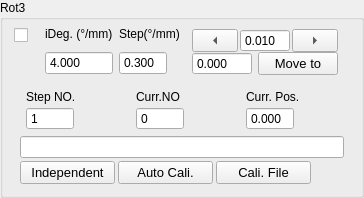
                 <widget class="QGroupBox" name="rotary3Group">
                  <property name="sizePolicy">
                   <sizepolicy hsizetype="Expanding" vsizetype="Maximum">
                    <horstretch>0</horstretch>
                    <verstretch>0</verstretch>
                   </sizepolicy>
                  </property>
                  <property name="title">
                   <string>Rot3</string>
                  </property>
                  <layout class="QVBoxLayout" name="verticalLayout_97">
                   <property name="topMargin">
                    <number>0</number>
                   </property>
                   <item>
                    <layout class="QVBoxLayout" name="verticalLayout_96">
                     <item>
                      <layout class="QHBoxLayout" name="horizontalLayout_47" stretch="1,2,0,0">
                       <property name="spacing">
                        <number>6</number>
                       </property>
                       <property name="rightMargin">
                        <number>6</number>
                       </property>
                       <item>
                        <layout class="QVBoxLayout" name="verticalLayout_87">
                         <property name="spacing">
                          <number>0</number>
                         </property>
                         <property name="topMargin">
                          <number>0</number>
                         </property>
                         <item>
                          <widget class="QCheckBox" name="activeRot3">
                           <property name="sizePolicy">
                            <sizepolicy hsizetype="Expanding" vsizetype="Fixed">
                             <horstretch>0</horstretch>
                             <verstretch>0</verstretch>
                            </sizepolicy>
                           </property>
                           <property name="toolTip">
                            <string>Active Instrument?</string>
                           </property>
                           <property name="text">
                            <string/>
                           </property>
                           <property name="checked">
                            <bool>false</bool>
                           </property>
                           <property name="mytype" stdset="0">
                            <string>checkbox</string>
                           </property>
                          </widget>
                         </item>
                         <item>
                          <widget class="LedIndicator" name="rotary3Led" native="true">
                           <property name="sizePolicy">
                            <sizepolicy hsizetype="Fixed" vsizetype="Fixed">
                             <horstretch>0</horstretch>
                             <verstretch>0</verstretch>
                            </sizepolicy>
                           </property>
                           <property name="minimumSize">
                            <size>
                             <width>25</width>
                             <height>25</height>
                            </size>
                           </property>
                           <property name="maximumSize">
                            <size>
                             <width>25</width>
                             <height>25</height>
                            </size>
                           </property>
                           <property name="baseSize">
                            <size>
                             <width>0</width>
                             <height>0</height>
                            </size>
                           </property>
                           <property name="mytype" stdset="0">
                            <string>led</string>
                           </property>
                          </widget>
                         </item>
                        </layout>
                       </item>
                       <item>
                        <layout class="QVBoxLayout" name="verticalLayout_73">
                         <property name="spacing">
                          <number>3</number>
                         </property>
                         <property name="leftMargin">
                          <number>0</number>
                         </property>
                         <property name="topMargin">
                          <number>0</number>
                         </property>
                         <property name="rightMargin">
                          <number>0</number>
                         </property>
                         <item>
                          <widget class="QLabel" name="label_52">
                           <property name="sizePolicy">
                            <sizepolicy hsizetype="Expanding" vsizetype="Fixed">
                             <horstretch>0</horstretch>
                             <verstretch>0</verstretch>
                            </sizepolicy>
                           </property>
                           <property name="maximumSize">
                            <size>
                             <width>16777215</width>
                             <height>16777215</height>
                            </size>
                           </property>
                           <property name="text">
                            <string>iDeg. (°/mm)</string>
                           </property>
                           <property name="mytype" stdset="0">
                            <string>label</string>
                           </property>
                          </widget>
                         </item>
                         <item>
                          <widget class="QDoubleSpinBox" name="iRot3">
                           <property name="sizePolicy">
                            <sizepolicy hsizetype="Expanding" vsizetype="Fixed">
                             <horstretch>0</horstretch>
                             <verstretch>0</verstretch>
                            </sizepolicy>
                           </property>
                           <property name="maximumSize">
                            <size>
                             <width>16777215</width>
                             <height>24</height>
                            </size>
                           </property>
                           <property name="buttonSymbols">
                            <enum>QAbstractSpinBox::ButtonSymbols::NoButtons</enum>
                           </property>
                           <property name="decimals">
                            <number>3</number>
                           </property>
                           <property name="minimum">
                            <double>0.000000000000000</double>
                           </property>
                           <property name="maximum">
                            <double>360.000000000000000</double>
                           </property>
                           <property name="value">
                            <double>4.000000000000000</double>
                           </property>
                          </widget>
                         </item>
                        </layout>
                       </item>
                       <item>
                        <layout class="QVBoxLayout" name="verticalLayout_76">
                         <property name="spacing">
                          <number>3</number>
                         </property>
                         <item>
                          <widget class="QLabel" name="label_53">
                           <property name="sizePolicy">
                            <sizepolicy hsizetype="Expanding" vsizetype="Fixed">
                             <horstretch>0</horstretch>
                             <verstretch>0</verstretch>
                            </sizepolicy>
                           </property>
                           <property name="text">
                            <string>Step(°/mm)</string>
                           </property>
                           <property name="mytype" stdset="0">
                            <string>label</string>
                           </property>
                          </widget>
                         </item>
                         <item>
                          <widget class="QDoubleSpinBox" name="rotary3Step">
                           <property name="sizePolicy">
                            <sizepolicy hsizetype="Expanding" vsizetype="Fixed">
                             <horstretch>0</horstretch>
                             <verstretch>0</verstretch>
                            </sizepolicy>
                           </property>
                           <property name="maximumSize">
                            <size>
                             <width>48</width>
                             <height>24</height>
                            </size>
                           </property>
                           <property name="buttonSymbols">
                            <enum>QAbstractSpinBox::ButtonSymbols::NoButtons</enum>
                           </property>
                           <property name="decimals">
                            <number>3</number>
                           </property>
                           <property name="value">
                            <double>0.300000000000000</double>
                           </property>
                          </widget>
                         </item>
                        </layout>
                       </item>
                       <item>
                        <widget class="QFrame" name="rotary3Manual">
                         <property name="mytype" stdset="0">
                          <string>inst_manu</string>
                         </property>
                         <layout class="QVBoxLayout" name="verticalLayout_75">
                          <property name="spacing">
                           <number>0</number>
                          </property>
                          <property name="leftMargin">
                           <number>6</number>
                          </property>
                          <property name="rightMargin">
                           <number>6</number>
                          </property>
                          <item>
                           <layout class="QHBoxLayout" name="horizontalLayout_25">
                            <property name="spacing">
                             <number>2</number>
                            </property>
                            <item>
                             <widget class="QToolButton" name="rot3JogL">
                              <property name="sizePolicy">
                               <sizepolicy hsizetype="Expanding" vsizetype="Fixed">
                                <horstretch>0</horstretch>
                                <verstretch>0</verstretch>
                               </sizepolicy>
                              </property>
                              <property name="minimumSize">
                               <size>
                                <width>32</width>
                                <height>0</height>
                               </size>
                              </property>
                              <property name="text">
                               <string>...</string>
                              </property>
                              <property name="arrowType">
                               <enum>Qt::ArrowType::LeftArrow</enum>
                              </property>
                              <property name="mytype" stdset="0">
                               <string>arrowbutton</string>
                              </property>
                             </widget>
                            </item>
                            <item>
                             <widget class="QDoubleSpinBox" name="rotary3JogStep">
                              <property name="sizePolicy">
                               <sizepolicy hsizetype="Preferred" vsizetype="Preferred">
                                <horstretch>0</horstretch>
                                <verstretch>0</verstretch>
                               </sizepolicy>
                              </property>
                              <property name="maximumSize">
                               <size>
                                <width>50</width>
                                <height>24</height>
                               </size>
                              </property>
                              <property name="buttonSymbols">
                               <enum>QAbstractSpinBox::ButtonSymbols::NoButtons</enum>
                              </property>
                              <property name="decimals">
                               <number>3</number>
                              </property>
                              <property name="minimum">
                               <double>-50.000000000000000</double>
                              </property>
                              <property name="maximum">
                               <double>210.000000000000000</double>
                              </property>
                              <property name="value">
                               <double>0.010000000000000</double>
                              </property>
                             </widget>
                            </item>
                            <item>
                             <widget class="QToolButton" name="rot3JogR">
                              <property name="sizePolicy">
                               <sizepolicy hsizetype="Expanding" vsizetype="Fixed">
                                <horstretch>0</horstretch>
                                <verstretch>0</verstretch>
                               </sizepolicy>
                              </property>
                              <property name="minimumSize">
                               <size>
                                <width>32</width>
                                <height>0</height>
                               </size>
                              </property>
                              <property name="text">
                               <string>...</string>
                              </property>
                              <property name="arrowType">
                               <enum>Qt::ArrowType::RightArrow</enum>
                              </property>
                              <property name="mytype" stdset="0">
                               <string>arrowbutton</string>
                              </property>
                             </widget>
                            </item>
                           </layout>
                          </item>
                          <item>
                           <layout class="QHBoxLayout" name="horizontalLayout_34">
                            <property name="spacing">
                             <number>6</number>
                            </property>
                            <item>
                             <widget class="QDoubleSpinBox" name="rot3SetPos">
                              <property name="sizePolicy">
                               <sizepolicy hsizetype="Expanding" vsizetype="Fixed">
                                <horstretch>0</horstretch>
                                <verstretch>0</verstretch>
                               </sizepolicy>
                              </property>
                              <property name="maximumSize">
                               <size>
                                <width>60</width>
                                <height>24</height>
                               </size>
                              </property>
                              <property name="buttonSymbols">
                               <enum>QAbstractSpinBox::ButtonSymbols::NoButtons</enum>
                              </property>
                              <property name="decimals">
                               <number>3</number>
                              </property>
                              <property name="maximum">
                               <double>1000.000000000000000</double>
                              </property>
                             </widget>
                            </item>
                            <item>
                             <widget class="QPushButton" name="rot3MoveTo">
                              <property name="sizePolicy">
                               <sizepolicy hsizetype="Expanding" vsizetype="Fixed">
                                <horstretch>0</horstretch>
                                <verstretch>0</verstretch>
                               </sizepolicy>
                              </property>
                              <property name="maximumSize">
                               <size>
                                <width>80</width>
                                <height>30</height>
                               </size>
                              </property>
                              <property name="font">
                               <font>
                                <pointsize>10</pointsize>
                               </font>
                              </property>
                              <property name="text">
                               <string>Move to</string>
                              </property>
                              <property name="mytype" stdset="0">
                               <string>clickable_button</string>
                              </property>
                             </widget>
                            </item>
                           </layout>
                          </item>
                         </layout>
                        </widget>
                       </item>
                      </layout>
                     </item>
                     <item>
                      <layout class="QHBoxLayout" name="horizontalLayout_35">
                       <property name="leftMargin">
                        <number>12</number>
                       </property>
                       <item>
                        <layout class="QVBoxLayout" name="verticalLayout_77">
                         <property name="spacing">
                          <number>3</number>
                         </property>
                         <item>
                          <widget class="QLabel" name="label_54">
                           <property name="sizePolicy">
                            <sizepolicy hsizetype="Expanding" vsizetype="Fixed">
                             <horstretch>0</horstretch>
                             <verstretch>0</verstretch>
                            </sizepolicy>
                           </property>
                           <property name="text">
                            <string>Step NO.</string>
                           </property>
                           <property name="mytype" stdset="0">
                            <string>label</string>
                           </property>
                          </widget>
                         </item>
                         <item>
                          <widget class="QSpinBox" name="rotary3StepNO">
                           <property name="sizePolicy">
                            <sizepolicy hsizetype="Expanding" vsizetype="Fixed">
                             <horstretch>0</horstretch>
                             <verstretch>0</verstretch>
                            </sizepolicy>
                           </property>
                           <property name="maximumSize">
                            <size>
                             <width>48</width>
                             <height>24</height>
                            </size>
                           </property>
                           <property name="buttonSymbols">
                            <enum>QAbstractSpinBox::ButtonSymbols::NoButtons</enum>
                           </property>
                           <property name="maximum">
                            <number>10000</number>
                           </property>
                           <property name="value">
                            <number>1</number>
                           </property>
                          </widget>
                         </item>
                        </layout>
                       </item>
                       <item>
                        <layout class="QVBoxLayout" name="verticalLayout_78">
                         <property name="spacing">
                          <number>3</number>
                         </property>
                         <item>
                          <widget class="QLabel" name="label_55">
                           <property name="sizePolicy">
                            <sizepolicy hsizetype="Expanding" vsizetype="Fixed">
                             <horstretch>0</horstretch>
                             <verstretch>0</verstretch>
                            </sizepolicy>
                           </property>
                           <property name="text">
                            <string>Curr.NO</string>
                           </property>
                           <property name="mytype" stdset="0">
                            <string>label</string>
                           </property>
                          </widget>
                         </item>
                         <item>
                          <widget class="QSpinBox" name="rotary3CurrStepNO">
                           <property name="sizePolicy">
                            <sizepolicy hsizetype="Expanding" vsizetype="Fixed">
                             <horstretch>0</horstretch>
                             <verstretch>0</verstretch>
                            </sizepolicy>
                           </property>
                           <property name="maximumSize">
                            <size>
                             <width>48</width>
                             <height>24</height>
                            </size>
                           </property>
                           <property name="buttonSymbols">
                            <enum>QAbstractSpinBox::ButtonSymbols::NoButtons</enum>
                           </property>
                           <property name="maximum">
                            <number>10000</number>
                           </property>
                           <property name="mytype" stdset="0">
                            <string>intNO</string>
                           </property>
                          </widget>
                         </item>
                        </layout>
                       </item>
                       <item>
                        <layout class="QVBoxLayout" name="verticalLayout_88">
                         <property name="spacing">
                          <number>3</number>
                         </property>
                         <item>
                          <widget class="QLabel" name="label_56">
                           <property name="sizePolicy">
                            <sizepolicy hsizetype="Expanding" vsizetype="Fixed">
                             <horstretch>0</horstretch>
                             <verstretch>0</verstretch>
                            </sizepolicy>
                           </property>
                           <property name="text">
                            <string>Curr. Pos.</string>
                           </property>
                           <property name="mytype" stdset="0">
                            <string>label</string>
                           </property>
                          </widget>
                         </item>
                         <item>
                          <widget class="QDoubleSpinBox" name="rot3CurrPos">
                           <property name="sizePolicy">
                            <sizepolicy hsizetype="Expanding" vsizetype="Fixed">
                             <horstretch>0</horstretch>
                             <verstretch>0</verstretch>
                            </sizepolicy>
                           </property>
                           <property name="maximumSize">
                            <size>
                             <width>48</width>
                             <height>24</height>
                            </size>
                           </property>
                           <property name="buttonSymbols">
                            <enum>QAbstractSpinBox::ButtonSymbols::NoButtons</enum>
                           </property>
                           <property name="decimals">
                            <number>3</number>
                           </property>
                           <property name="minimum">
                            <double>-10.000000000000000</double>
                           </property>
                           <property name="maximum">
                            <double>1000.000000000000000</double>
                           </property>
                          </widget>
                         </item>
                        </layout>
                       </item>
                      </layout>
                     </item>
                     <item>
                      <layout class="QVBoxLayout" name="verticalLayout_85">
                       <property name="spacing">
                        <number>3</number>
                       </property>
                       <property name="leftMargin">
                        <number>6</number>
                       </property>
                       <property name="rightMargin">
                        <number>6</number>
                       </property>
                       <item>
                        <widget class="QLineEdit" name="cali_file_path">
                         <property name="sizePolicy">
                          <sizepolicy hsizetype="Expanding" vsizetype="Fixed">
                           <horstretch>0</horstretch>
                           <verstretch>0</verstretch>
                          </sizepolicy>
                         </property>
                         <property name="maximumSize">
                          <size>
                           <width>16777215</width>
                           <height>16777215</height>
                          </size>
                         </property>
                        </widget>
                       </item>
                       <item>
                        <layout class="QHBoxLayout" name="horizontalLayout_38">
                         <item>
                          <widget class="QPushButton" name="Rot_stages_couple">
                           <property name="sizePolicy">
                            <sizepolicy hsizetype="Expanding" vsizetype="Fixed">
                             <horstretch>0</horstretch>
                             <verstretch>0</verstretch>
                            </sizepolicy>
                           </property>
                           <property name="maximumSize">
                            <size>
                             <width>16777215</width>
                             <height>32</height>
                            </size>
                           </property>
                           <property name="font">
                            <font>
                             <pointsize>10</pointsize>
                            </font>
                           </property>
                           <property name="toolTip">
                            <string>&lt;html&gt;&lt;head/&gt;&lt;body&gt;&lt;p&gt;&lt;span style=&quot; font-weight:700;&quot;&gt;Rotation stage coupling:&lt;/span&gt;&lt;/p&gt;&lt;p&gt;&lt;span style=&quot; font-weight:700;&quot;&gt;'Independent'&lt;/span&gt;: each rotation stage follows its own angle sequence; a stage whose step number is 1 stays at its initial angle and never moves;&lt;/p&gt;&lt;p&gt;&lt;span style=&quot; font-weight:700;&quot;&gt;'Coupled'&lt;/span&gt;: Rotary1, Rotary2 and Rotary3 step together, one angle each per polarization point, so all three must be given the same number of steps;&lt;/p&gt;&lt;p&gt;Importing a calibration file forces coupled for that scan, whatever this button shows.&lt;/p&gt;&lt;/body&gt;&lt;/html&gt;</string>
                           </property>
                           <property name="text">
                            <string>Independent</string>
                           </property>
                           <property name="checkable">
                            <bool>true</bool>
                           </property>
                           <property name="checked">
                            <bool>false</bool>
                           </property>
                           <property name="mytype" stdset="0">
                            <string>checkable_button</string>
                           </property>
                          </widget>
                         </item>
                         <item>
                          <widget class="QPushButton" name="pol_cali_mode">
                           <property name="sizePolicy">
                            <sizepolicy hsizetype="Expanding" vsizetype="Fixed">
                             <horstretch>0</horstretch>
                             <verstretch>0</verstretch>
                            </sizepolicy>
                           </property>
                           <property name="maximumSize">
                            <size>
                             <width>16777215</width>
                             <height>30</height>
                            </size>
                           </property>
                           <property name="font">
                            <font>
                             <pointsize>10</pointsize>
                            </font>
                           </property>
                           <property name="toolTip">
                            <string>&lt;html&gt;&lt;head/&gt;&lt;body&gt;&lt;p&gt;Choose calibration method for polarization dependent measurement:&lt;/p&gt;&lt;p&gt;&lt;span style=&quot; font-weight:700;&quot;&gt;'Auto Cali.'&lt;/span&gt;:  automatically calibrate polarization dependence by setting synchronization correction angle_steps;&lt;/p&gt;&lt;p&gt;&lt;span style=&quot; font-weight:700;&quot;&gt; 'Manu. Cali.'&lt;/span&gt;:  import calibration data obtained from manually calibration  &lt;/p&gt;&lt;/body&gt;&lt;/html&gt;</string>
                           </property>
                           <property name="text">
                            <string>Auto Cali.</string>
                           </property>
                           <property name="checkable">
                            <bool>true</bool>
                           </property>
                           <property name="checked">
                            <bool>false</bool>
                           </property>
                           <property name="mytype" stdset="0">
                            <string>checkable_button</string>
                           </property>
                          </widget>
                         </item>
                         <item>
                          <widget class="QPushButton" name="load_cali_file">
                           <property name="sizePolicy">
                            <sizepolicy hsizetype="Expanding" vsizetype="Fixed">
                             <horstretch>0</horstretch>
                             <verstretch>0</verstretch>
                            </sizepolicy>
                           </property>
                           <property name="maximumSize">
                            <size>
                             <width>16777215</width>
                             <height>30</height>
                            </size>
                           </property>
                           <property name="font">
                            <font>
                             <pointsize>10</pointsize>
                            </font>
                           </property>
                           <property name="toolTip">
                            <string>&lt;html&gt;&lt;head/&gt;&lt;body&gt;&lt;p&gt;Import calibration data for polarization scan&lt;/p&gt;&lt;/body&gt;&lt;/html&gt;</string>
                           </property>
                           <property name="text">
                            <string>Cali. File</string>
                           </property>
                           <property name="mytype" stdset="0">
                            <string>clickable_button</string>
                           </property>
                          </widget>
                         </item>
                         <item>
                          <spacer name="horizontalSpacer_12">
                           <property name="orientation">
                            <enum>Qt::Orientation::Horizontal</enum>
                           </property>
                           <property name="sizeType">
                            <enum>QSizePolicy::Policy::Minimum</enum>
                           </property>
                           <property name="sizeHint" stdset="0">
                            <size>
                             <width>33</width>
                             <height>20</height>
                            </size>
                           </property>
                          </spacer>
                         </item>
                        </layout>
                       </item>
                      </layout>
                     </item>
                    </layout>
                   </item>
                  </layout>
                 </widget>
